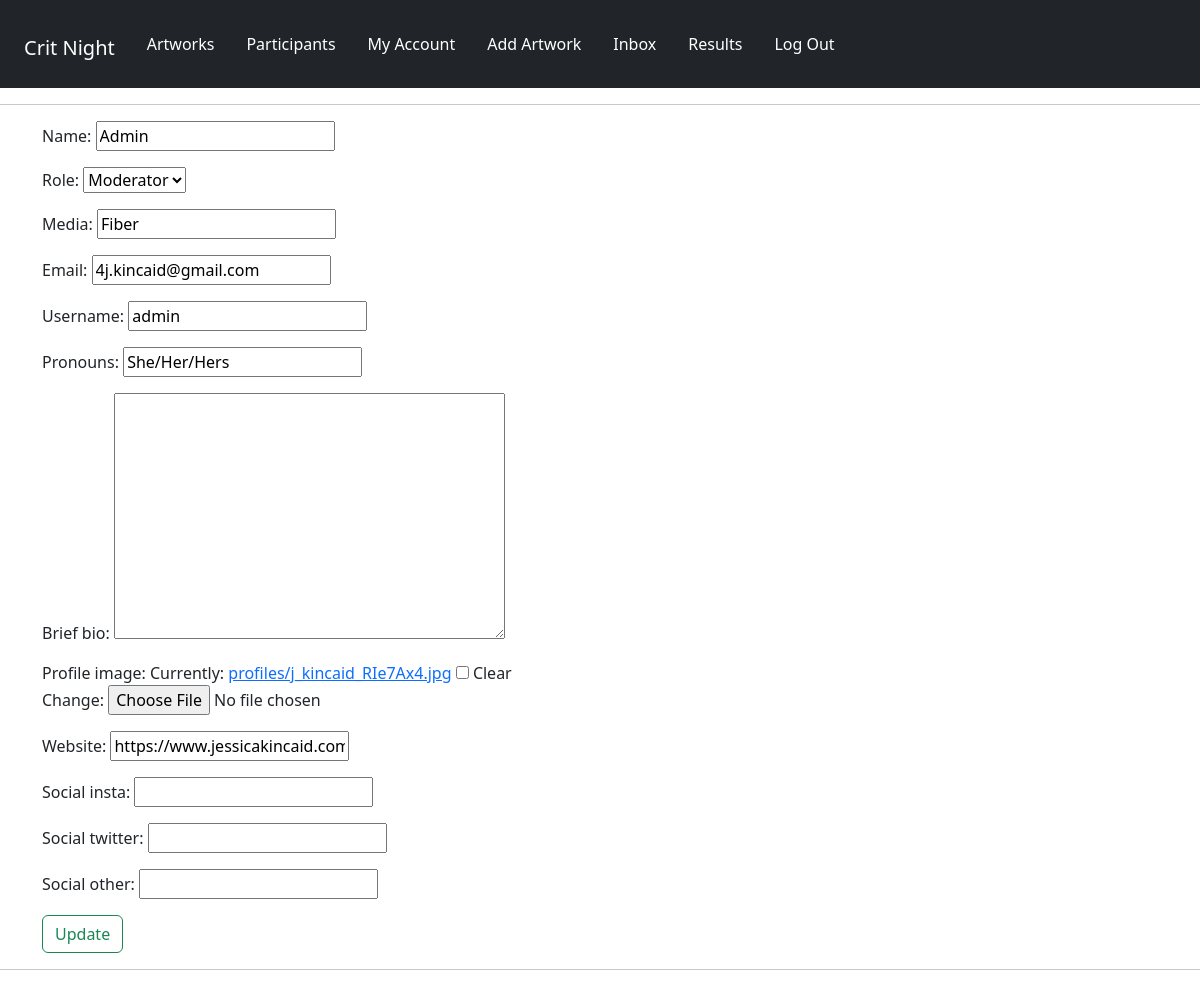
Before: /panelists/edit-account/ (signed in) with the older database file.
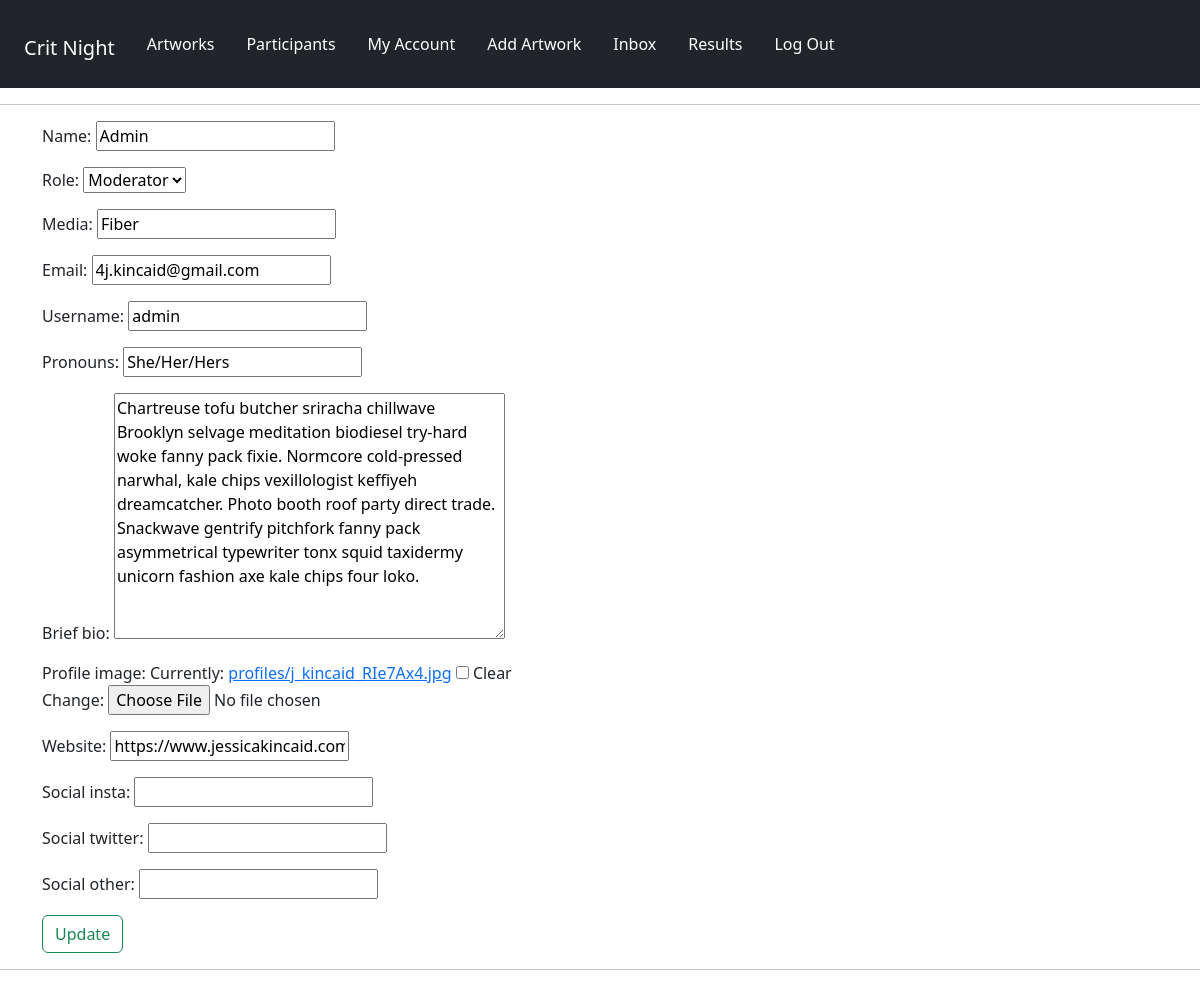
After: the same page with the newer database file.
### panelists/models.py (models this page shows, shortened)
class Profile(models.Model):
    user = models.OneToOneField(User, on_delete=models.CASCADE, null=True, blank=True)
    name = models.CharField(max_length=200, null=True, blank=True)
    ROLE_TYPE = (
        ("moderator", "Moderator"),
        ("artist", "Artist"),
    )
    role = models.CharField(max_length=200, null=True, choices=ROLE_TYPE)
    media = models.CharField(max_length=200, null=True, blank=True)
    email = models.EmailField(max_length=500, null=True, blank=True)
    username = models.CharField(max_length=200, null=True, blank=True)
    pronouns = models.CharField(max_length=200, null=True, blank=True)
    brief_bio = models.TextField(max_length=1500, null=True, blank=True)
    profile_image = models.ImageField(
        null=True,
        blank=True,
        upload_to="profiles/",
        default="profiles/default-profile.png",
    )
    website = models.CharField(max_length=200, null=True, blank=True)
    social_insta = models.CharField(max_length=200, blank=True, null=True)
    social_twitter = models.CharField(max_length=200, blank=True, null=True)
    social_other = models.CharField(max_length=200, blank=True, null=True)
    created = models.DateTimeField(auto_now_add=True)
    id = models.UUIDField(
        default=uuid.uuid4, unique=True, primary_key=True, editable=False
    )

### panelists/views.py (the view)
# urls.py: path("edit-account/", views.editAccount, name="edit-account"),
@login_required(login_url="login")
def editAccount(request):
    profile = request.user.profile
    form = ProfileForm(instance=profile)
    if request.method == "POST":
        form = ProfileForm(request.POST, request.FILES, instance=profile)
        if form.is_valid:
            form.save()
            return redirect("account")
    context = {"form": form}
    return render(request, "panelists/profile_form.html", context)

### panelists/forms.py
class ProfileForm(ModelForm):
    class Meta:
        model = Profile
        fields = [
            "name",
            "role",
            "media",
            "email",
            "username",
            "pronouns",
            "brief_bio",
            "profile_image",
            "website",
            "social_insta",
            "social_twitter",
            "social_other",
        ]
    def __init__(self, *args, **kwargs):
        super(ProfileForm, self).__init__(*args, **kwargs)
        for name, field in self.fields.items():
            field.widget.attrs.update({"class": "input"})

### panelists/templates/panelists/profile_form.html (shortened to what this page needs)
{% extends 'main.html' %}
{% block content %}
<div class="container-md">
    <form method="POST" action="{% url 'edit-account' %}" enctype="multipart/form-data">
    {{form.as_p}}
    <input type="submit" class="btn btn-outline-success" value="Update" />
    </form>
</div>
{% endblock %}

Changed rows visible on the page:
changed Profile "Admin": brief_bio (not shown) → "Chartreuse tofu butcher sriracha chillwave Brooklyn selvage meditation biodiesel try-hard woke fanny pack fixie. Normcore cold-pressed narwhal, kale chips vexillologist keffiyeh dreamcatcher. Photo booth roof party direct trade. Snackwave gentrify pitchfork fanny pack asymmetrical typewriter tonx squid taxidermy unicorn fashion axe kale chips four loko."
